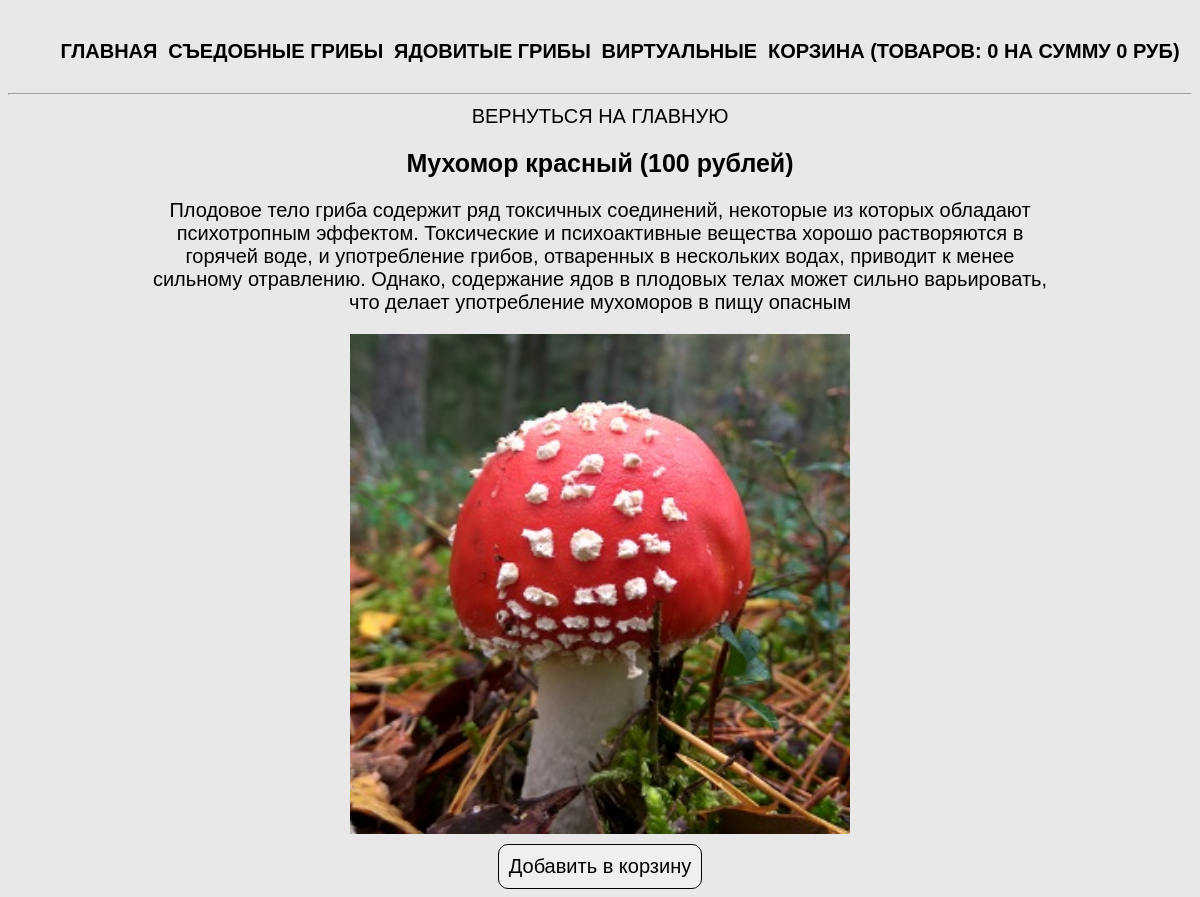
The page /product.php?product=amanita on the database its author committed.
### tables this page shows
CREATE TABLE `categories` (
  `id` int(10) NOT NULL,
  `name` varchar(50) NOT NULL,
  `rus_name` varchar(50) NOT NULL
);

CREATE TABLE `products` (
  `id` int(11) NOT NULL,
  `title` varchar(50) NOT NULL,
  `category` varchar(50) NOT NULL,
  `price` int(10) NOT NULL,
  `rus_name` varchar(50) NOT NULL,
  `img` varchar(50) NOT NULL,
  `description` text
);

### product.php (the view, shortened to what this page needs)
<?php
require_once 'db/db.php';
if (isset($_GET['product'])) {
    $currentProduct = $_GET['product'];
    $product = $connect->query("SELECT * FROM products WHERE title='$currentProduct'");
    $product = $product->fetch(PDO::FETCH_ASSOC);
}
require_once 'parts/header.php';
?>
<div class="product-card">
    <a href="index.php">Вернуться на главную</a>
    <h2><? echo $product['rus_name'] ?> (<? echo $product['price'] ?> рублей)</h2>
    <div class="descr"><? echo $product['description'] ?></div>
    <img width="300" src="img/<? echo $product['img'] ?>" alt="<? echo $product['rus_name'] ?>">
    <? require 'parts/add-form.php' ?>
</div>

### parts/header.php (shortened to what this page needs)
<?php
    require_once 'db/db.php';
    $categories = $connect->query("SELECT * FROM categories");
    $categories = $categories->fetchAll(PDO::FETCH_ASSOC);
?>
<!doctype html>
<html lang="ru">
<head>
    <link rel="stylesheet" href="css/style.css">
</head>
<body>
<nav>
    <ul>
        <li><a href="index.php">Главная</a></li>
        <? foreach ($categories as $catgory) { ?>
        <li><a href="index.php?category=<? echo $catgory['name']?>"><? echo $catgory['rus_name'] ?></a></li>
        <? } ?>
        <li><a href="cart.php">Корзина (Товаров: <? echo $_SESSION['totalQuantity'] ? : 0 ?> на сумму <? echo $_SESSION['totalPrice'] ? : 0 ?> руб)</a></li>
    </ul>
</nav>
<hr>

### css/style.css (style rules this page uses)
* { font-family: 'Arial', sans-serif; font-size: 20px; }
body { margin-top: 20px; background-color: #e8e8e8; }
a { text-decoration: none; text-transform: uppercase; color: #000000; -webkit-transition: all .3s; -moz-transition: all .3s; -ms-transition: all .3s; -o-transition: all .3s; transition: all .3s; }
h2 { font-size: 25px; }
img { width: 100%; }
.main, nav { width: 1170px; margin: auto; display: flex; flex-wrap: wrap; justify-content: space-around; }
nav ul { display: flex; list-style: none; width: 100%; justify-content: space-around; font-weight: 700; }
.cart, .product-card { text-align: center; width: 900px; margin: auto; }
.descr { margin-bottom: 20px; }
.product-card img { width: 500px; }

### rows shown on the page
categories: rus_name "СЪЕДОБНЫЕ ГРИБЫ"
categories: rus_name "ЯДОВИТЫЕ ГРИБЫ"
categories: rus_name "ВИРТУАЛЬНЫЕ"
products: rus_name "Мухомор красный", price "100", description "Плодовое тело гриба содержит ряд токсичных соединений, некоторые из которых обладают психотропным эффектом. Токсические и психоактивные вещества хорошо растворяются в горячей воде, и употребление грибов, отваренных в нескольких водах, приводит к менее сильному отравлению. Однако, содержание ядов в плодовых телах может сильно варьировать, что делает употребление мухоморов в пищу опасным", img (picture)

### other values the page prints
$_SESSION['totalQuantity'] ? : 0 "0"
$_SESSION['totalPrice'] ? : 0 "0"
